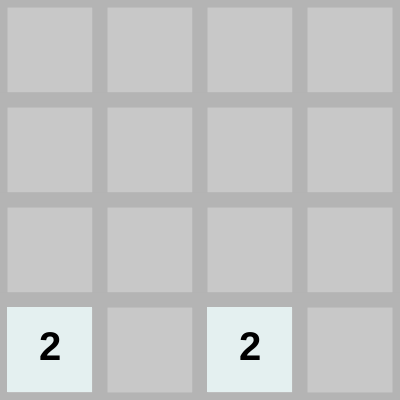
Frame 1 (no input)
Frame 60 (no input): identical to frame 1, image omitted
Frame 120 (the mouse pressed at the canvas centre since frame 60): identical to frame 1, image omitted

The p5.js sketch that drew this single still picture (run headless with seeded random() and noise() and a simulated clock; from frame 60 on, the mouse is pressed at the canvas centre):

// p5.js sketch
// ── sketch.js
// Game will be represented by a 2D Array
function make2DArray(cols, rows) {
  let arr = new Array(cols);
  for (let i = 0; i < arr.length; i++) {
    arr[i] = new Array(rows);
  }
  return arr;
}

// Randomize position of 2 pieces upon game start
function newGame() {
  let positions = makeOptionsArray(2);

  for (let n = 0; n < positions.length; n++) {
    grid[positions[n][0]][positions[n][1]].number = 2;
  }
}

function makeOptionsArray(num) {
  let options = [];
  let result = [];

  // Options is an array that stores the index of each sq.
  for (let i = 0; i < cols; i++) {
    for (let j = 0; j < rows; j++) {
      if (grid[i][j].number == 0) {
        options.push([i, j]);
      }
    }
  }

  for (let n = 0; n < num; n++) {
    // Selects two squares
    let index = floor(random(options.length));
    let choice = options[index];
    let i = choice[0];
    let j = choice[1];
    // Deletes that spot so it's no longer an option
    options.splice(index, 1);
    // Adds the choice to the result
    result.push([i, j]);
  }
  return result;
}

function newPiece() {
  emptySpot = makeOptionsArray(1);
  grid[emptySpot[0][0]][emptySpot[0][1]].number = 2;
}

function slideTilesUp() {
  for (let i = 0; i < cols; i++) {
    for (let j = 0; j < rows; j++) {
      currTile = grid[i][j];

      if (currTile.number > 0 && j > 0) {
        // Sliding only occurs on non-blank tiles that are not on the edge
        distFromEdge = 0;
        for (let h = j; h > 0; h--) {
          // Setting a tile's distance from the edge in # of squares
          distFromEdge++;
        }

        distFromClosestTile = 0;
        // Setting a tile's distance from the closest tile
        for (let h = 1; h < distFromEdge + 1; h++) {
          if (grid[i][j - h].number > 0) {
            distFromClosestTile = h;
            break;
          } else {
            distFromClosestTile = null;
            // Null means there is no adjacent tile
          }
        }

        if (distFromClosestTile == null) {
          // Open column
          grid[i][j - distFromEdge].number = currTile.number;
          currTile.number = 0;
        }

        if (currTile.number == grid[i][j - distFromClosestTile].number) {
          // Combine with nearest tile of the same number
          grid[i][j - distFromClosestTile].number = currTile.number * 2;
          currTile.number = 0;
        } else {
          // If the tiles are different, move it one before
          grid[i][j - distFromClosestTile + 1].number = currTile.number;

          if (distFromClosestTile != 1) {
            currTile.number = 0;
          }
        }
      }
    }
  }
  newPiece();
}

function slideTilesDown() {
  for (let i = 0; i < cols; i++) {
    for (let j = 0; j < rows; j++) {
      currTile = grid[i][j];

      if (currTile.number > 0 && j < 3) {
        // Sliding only occurs on non-blank tiles that are not on the edge
        distFromEdge = 0;
        for (let h = j; h < 3; h++) {
          // Setting a tile's distance from the edge in # of squares
          distFromEdge++;
        }

        distFromClosestTile = 0;
        // Setting a tile's distance from the closest tile
        for (let h = 1; h < distFromEdge + 1; h++) {
          if (grid[i][j + h].number > 0) {
            distFromClosestTile = h;
            break;
          } else {
            distFromClosestTile = null;
            // Null means there is no adjacent tile
          }
        }

        if (distFromClosestTile == null) {
          // Open column
          grid[i][j + distFromEdge].number = currTile.number;
          currTile.number = 0;
        }

        if (currTile.number == grid[i][j + distFromClosestTile].number) {
          // Combine with nearest tile of the same number
          grid[i][j + distFromClosestTile].number = currTile.number * 2;
          currTile.number = 0;
        } else {
          // If the tiles are different, move it one before
          grid[i][j + distFromClosestTile - 1].number = currTile.number;

          if (distFromClosestTile != 1) {
            currTile.number = 0;
          }
        }
      }
    }
  }
  newPiece();
}

function slideTilesLeft() {
  for (let i = 0; i < cols; i++) {
    for (let j = 0; j < rows; j++) {
      currTile = grid[i][j];

      if (currTile.number > 0 && i > 0) {
        // Sliding only occurs on non-blank tiles that are not on the edge
        distFromEdge = 0;
        for (let h = i; h > 0; h--) {
          // Setting a tile's distance from the edge in # of squares
          distFromEdge++;
        }

        distFromClosestTile = 0;
        // Setting a tile's distance from the closest tile
        for (let h = 1; h < distFromEdge + 1; h++) {
          if (grid[i - h][j].number > 0) {
            distFromClosestTile = h;
            break;
          } else {
            distFromClosestTile = null;
            // Null means there is no adjacent tile
          }
        }

        if (distFromClosestTile == null) {
          // Open column
          grid[i - distFromEdge][j].number = currTile.number;
          currTile.number = 0;
        }

        if (currTile.number == grid[i - distFromClosestTile][j].number) {
          // Combine with nearest tile of the same number
          grid[i - distFromClosestTile][j].number = currTile.number * 2;
          currTile.number = 0;
        } else {
          // If the tiles are different, move it one before
          grid[i - distFromClosestTile + 1][j].number = currTile.number;

          if (distFromClosestTile != 1) {
            currTile.number = 0;
          }
        }
      }
    }
  }
  newPiece();
}

function slideTilesRight() {
  for (let i = 0; i < cols; i++) {
    for (let j = 0; j < rows; j++) {
      currTile = grid[i][j];

      if (currTile.number > 0 && i < 3) {
        // Sliding only occurs on non-blank tiles that are not on the edge
        distFromEdge = 0;
        for (let h = i; h < 3; h++) {
          // Setting a tile's distance from the edge in # of squares
          distFromEdge++;
        }

        distFromClosestTile = 0;
        // Setting a tile's distance from the closest tile
        for (let h = 1; h < distFromEdge + 1; h++) {
          if (grid[i + h][j].number > 0) {
            distFromClosestTile = h;
            break;
          } else {
            distFromClosestTile = null;
            // Null means there is no adjacent tile
          }
        }

        if (distFromClosestTile == null) {
          // Open column
          grid[i + distFromEdge][j].number = currTile.number;
          currTile.number = 0;
        }

        if (currTile.number == grid[i + distFromClosestTile][j].number) {
          // Combine with nearest tile of the same number
          grid[i + distFromClosestTile][j].number = currTile.number * 2;
          currTile.number = 0;
        } else {
          // If the tiles are different, move it one before
          grid[i + distFromClosestTile - 1][j].number = currTile.number;

          if (distFromClosestTile != 1) {
            currTile.number = 0;
          }
        }
      }
    }
  }
  newPiece();
}

let grid;

function setup() {
  createCanvas(canvasWidth, canvasHeight);
  background(255);
  grid = make2DArray(4, 4);

  for (let i = 0; i < cols; i++) {
    for (let j = 0; j < rows; j++) {
      // Each square is initiated as object
      grid[i][j] = new Tile(i * boxSize, j * boxSize, 0);
    }
  }

  newGame();
}

function draw() {
  // Grid continuously updated
  for (let i = 0; i < cols; i++) {
    for (let j = 0; j < rows; j++) {
      grid[i][j].show();
    }
  }
}

function keyPressed() {
  if (key == "w" || keyCode == UP_ARROW) {
    slideTilesUp();
  }

  if (key == "a" || keyCode == LEFT_ARROW) {
    slideTilesLeft();
  }

  if (key == "s" || keyCode == DOWN_ARROW) {
    slideTilesDown();
  }

  if (key == "d" || keyCode == RIGHT_ARROW) {
    slideTilesRight();
  }
}

// ── constants.js
const cols = 4;
const rows = 4;
const boxSize = 100;
const canvasWidth = 400;
const canvasHeight = 400;

// ── tile.js
// Each square is it's own object
function Tile(x, y, num) {
  this.x = x;
  this.y = y;
  this.number = num;
}

Tile.prototype.show = function () {
  push();
  fill(200);
  stroke(180);
  strokeWeight(15);
  rect(this.x, this.y, boxSize, boxSize);
  pop();

  // Squares with a non-zero number are overlayed over the board
  if (this.number > 0) {
    // Overlayed rectangle
    push();
    noStroke();
    fill(240- (this.number - 1) * 12, 240, 240); // Larger number = more yellow
    rect(this.x + 7, this.y + 7, boxSize - 15, boxSize - 15);
    pop();

    textAlign(CENTER);
    textSize(40);
    textStyle(BOLD);
    text(this.number, this.x + 50, this.y + 60);
  }
};

Tile.prototype.contains = function (x, y) {
  return x > this.x && x < this.x + boxSize && y > this.y && y < this.y + boxSize;
};
